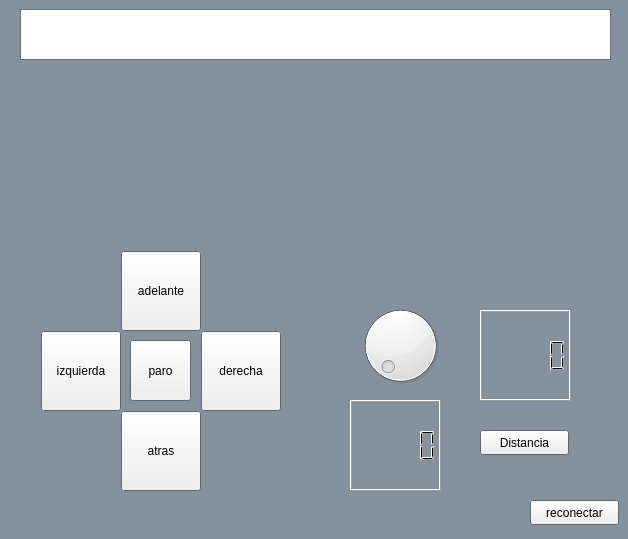
<?xml version="1.0" encoding="UTF-8"?>
<ui version="4.0">
 <class>MainWindow</class>
 <widget class="QMainWindow" name="MainWindow">
  <property name="geometry">
   <rect>
    <x>0</x>
    <y>0</y>
    <width>628</width>
    <height>539</height>
   </rect>
  </property>
  <property name="palette">
   <palette>
    <active>
     <colorrole role="Window">
      <brush brushstyle="SolidPattern">
       <color alpha="255">
        <red>133</red>
        <green>146</green>
        <blue>158</blue>
       </color>
      </brush>
     </colorrole>
    </active>
    <inactive>
     <colorrole role="Window">
      <brush brushstyle="SolidPattern">
       <color alpha="255">
        <red>133</red>
        <green>146</green>
        <blue>158</blue>
       </color>
      </brush>
     </colorrole>
    </inactive>
    <disabled>
     <colorrole role="Base">
      <brush brushstyle="SolidPattern">
       <color alpha="255">
        <red>133</red>
        <green>146</green>
        <blue>158</blue>
       </color>
      </brush>
     </colorrole>
     <colorrole role="Window">
      <brush brushstyle="SolidPattern">
       <color alpha="255">
        <red>133</red>
        <green>146</green>
        <blue>158</blue>
       </color>
      </brush>
     </colorrole>
    </disabled>
   </palette>
  </property>
  <property name="windowTitle">
   <string>MainWindow</string>
  </property>
  <widget class="QWidget" name="centralwidget">
   <widget class="QTextEdit" name="textEdit">
    <property name="geometry">
     <rect>
      <x>20</x>
      <y>9</y>
      <width>591</width>
      <height>51</height>
     </rect>
    </property>
   </widget>
   <widget class="QPushButton" name="pushButton">
    <property name="geometry">
     <rect>
      <x>121</x>
      <y>251</y>
      <width>80</width>
      <height>80</height>
     </rect>
    </property>
    <property name="text">
     <string>adelante</string>
    </property>
   </widget>
   <widget class="QPushButton" name="pushButton_2">
    <property name="geometry">
     <rect>
      <x>201</x>
      <y>331</y>
      <width>80</width>
      <height>80</height>
     </rect>
    </property>
    <property name="text">
     <string>derecha</string>
    </property>
   </widget>
   <widget class="QPushButton" name="pushButton_3">
    <property name="geometry">
     <rect>
      <x>121</x>
      <y>411</y>
      <width>80</width>
      <height>80</height>
     </rect>
    </property>
    <property name="text">
     <string>atras</string>
    </property>
   </widget>
   <widget class="QPushButton" name="pushButton_4">
    <property name="geometry">
     <rect>
      <x>41</x>
      <y>331</y>
      <width>80</width>
      <height>80</height>
     </rect>
    </property>
    <property name="text">
     <string>izquierda</string>
    </property>
   </widget>
   <widget class="QPushButton" name="pushButton_5">
    <property name="geometry">
     <rect>
      <x>130</x>
      <y>340</y>
      <width>61</width>
      <height>61</height>
     </rect>
    </property>
    <property name="text">
     <string>paro</string>
    </property>
   </widget>
   <widget class="QPushButton" name="pushButton_6">
    <property name="geometry">
     <rect>
      <x>480</x>
      <y>430</y>
      <width>89</width>
      <height>25</height>
     </rect>
    </property>
    <property name="text">
     <string>Distancia</string>
    </property>
   </widget>
   <widget class="QLCDNumber" name="lcdNumber">
    <property name="geometry">
     <rect>
      <x>480</x>
      <y>310</y>
      <width>91</width>
      <height>91</height>
     </rect>
    </property>
   </widget>
   <widget class="QDial" name="dial">
    <property name="geometry">
     <rect>
      <x>350</x>
      <y>300</y>
      <width>101</width>
      <height>91</height>
     </rect>
    </property>
    <property name="maximum">
     <number>180</number>
    </property>
   </widget>
   <widget class="QLCDNumber" name="lcdNumber_2">
    <property name="geometry">
     <rect>
      <x>350</x>
      <y>400</y>
      <width>91</width>
      <height>91</height>
     </rect>
    </property>
   </widget>
   <widget class="QPushButton" name="pushButton_7">
    <property name="geometry">
     <rect>
      <x>530</x>
      <y>500</y>
      <width>89</width>
      <height>25</height>
     </rect>
    </property>
    <property name="text">
     <string>reconectar</string>
    </property>
   </widget>
  </widget>
 </widget>
 <resources/>
 <connections/>
</ui>
